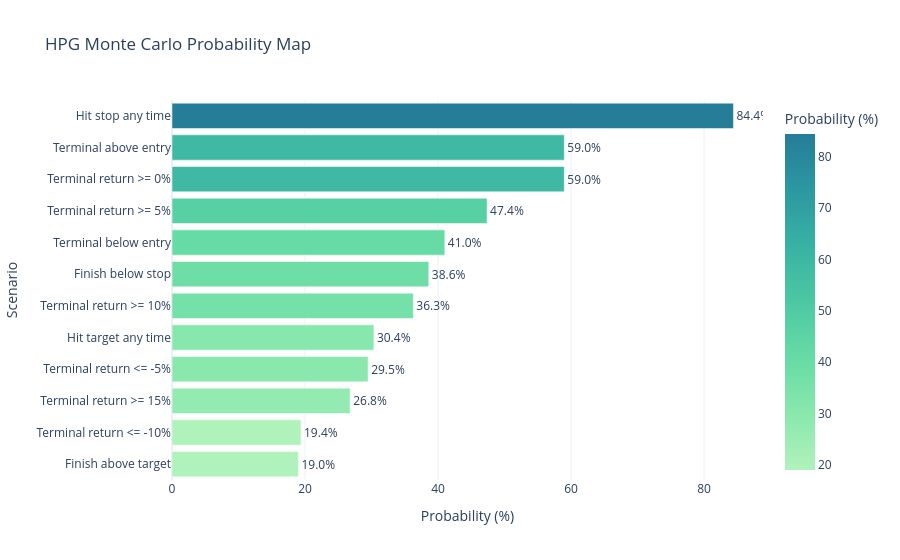

Source (notebook cell):
### Code cell
# Cell: Plot Probability Map
display(monte_carlo_probability_bar_chart(probability_table, title=f"{symbol} Monte Carlo Probability Map"))
display(terminal_wide)

### Figure 1 — Plotly figure (JSON) as saved in the notebook; plotly's stock layout.template omitted (floating-point values rounded to 4 significant figures)
{"data": [{"hovertemplate": "Probability (%)=%{marker.color}<br>Scenario=%{y}<extra></extra>", "legendgroup": "", "marker": {"color": [19.01, 19.39, 26.78, 29.49, 30.35, 36.28, 38.61, 41.02, 47.38, 58.98, 58.98, 84.41], "coloraxis": "coloraxis", "pattern": {"shape": ""}}, "name": "", "orientation": "h", "showlegend": false, "text": [19.01, 19.39, 26.78, 29.49, 30.35, 36.28, 38.61, 41.02, 47.38, 58.98, 58.98, 84.41], "textposition": "outside", "texttemplate": "%{text:.1f}%", "type": "bar", "x": [19.01, 19.39, 26.78, 29.49, 30.35, 36.28, 38.61, 41.02, 47.38, 58.98, 58.98, 84.41], "xaxis": "x", "y": ["Finish above target", "Terminal return <= -10%", "Terminal return >= 15%", "Terminal return <= -5%", "Hit target any time", "Terminal return >= 10%", "Finish below stop", "Terminal below entry", "Terminal return >= 5%", "Terminal return >= 0%", "Terminal above entry", "Hit stop any time"], "yaxis": "y"}], "layout": {"barmode": "relative", "coloraxis": {"autocolorscale": false, "colorbar": {"title": {"text": "Probability (%)"}}, "colorscale": [[0.0, "rgb(176, 242, 188)"], [0.1667, "rgb(137, 232, 172)"], [0.3333, "rgb(103, 219, 165)"], [0.5, "rgb(76, 200, 163)"], [0.6667, "rgb(56, 178, 163)"], [0.8333, "rgb(44, 152, 160)"], [1.0, "rgb(37, 125, 152)"]]}, "legend": {"tracegroupgap": 0}, "title": {"text": "HPG Monte Carlo Probability Map"}, "xaxis": {"anchor": "y", "domain": [0.0, 1.0], "title": {"text": "Probability (%)"}}, "yaxis": {"anchor": "x", "domain": [0.0, 1.0], "title": {"text": "Scenario"}}}}
